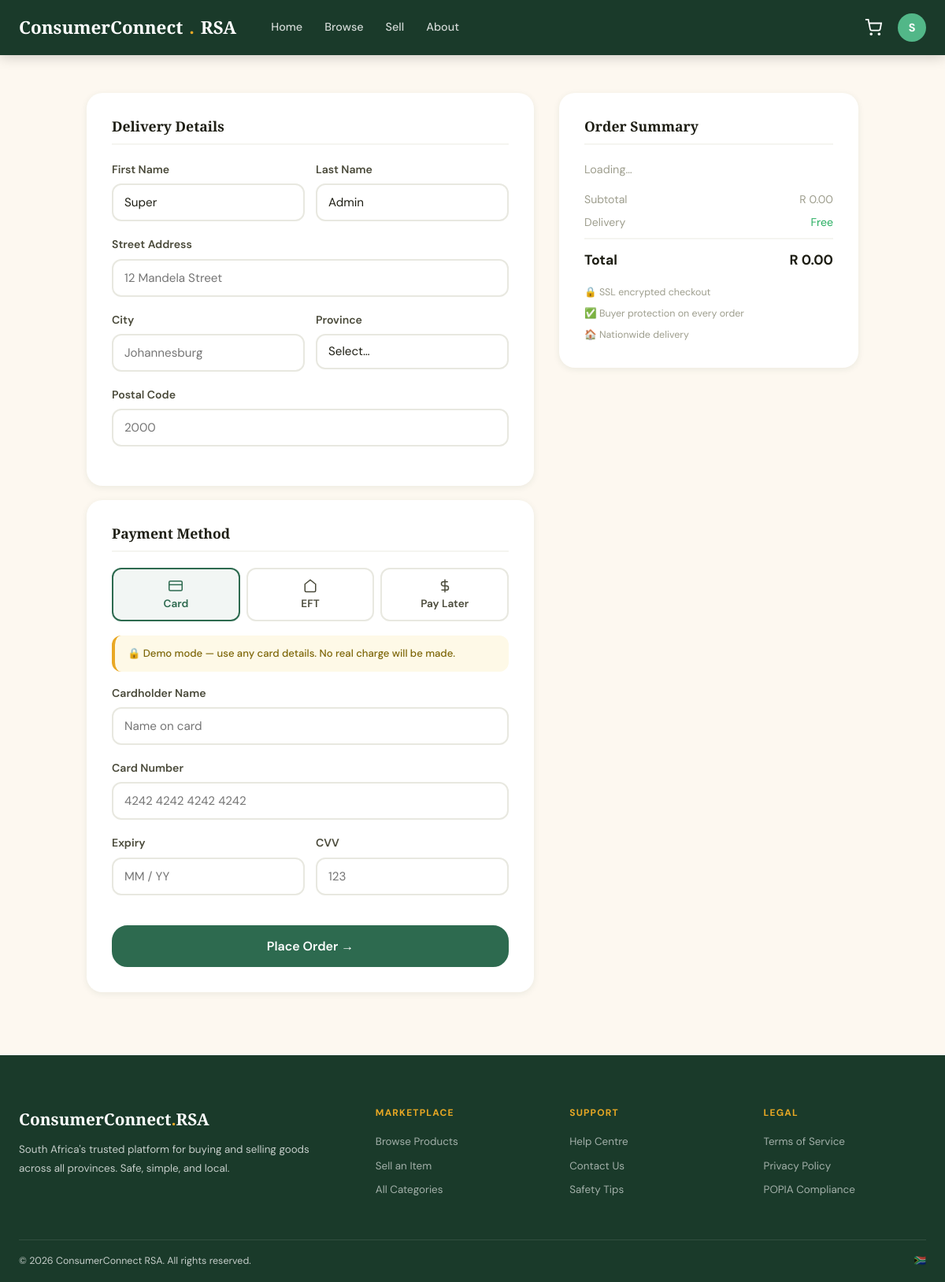
The page /checkout.php (signed in) on the database its author committed.
### tables this page shows
CREATE TABLE users (
  id            INT UNSIGNED AUTO_INCREMENT PRIMARY KEY,
  role_id       INT UNSIGNED NOT NULL DEFAULT 5,
  first_name    VARCHAR(80) NOT NULL,
  last_name     VARCHAR(80) NOT NULL,
  email         VARCHAR(191) NOT NULL UNIQUE,
  phone         VARCHAR(20),
  password_hash VARCHAR(255) NOT NULL,
  avatar        VARCHAR(255),
  province      VARCHAR(80),
  city          VARCHAR(80),
  status        ENUM('active','suspended','pending') DEFAULT 'pending',
  verified_at   TIMESTAMP NULL,
  created_at    TIMESTAMP DEFAULT CURRENT_TIMESTAMP,
  updated_at    TIMESTAMP DEFAULT CURRENT_TIMESTAMP ON UPDATE CURRENT_TIMESTAMP,
  FOREIGN KEY (role_id) REFERENCES roles(id)
);

### auth.php (called while the page is built, shortened)
<?php
require_once __DIR__ . '/config.php';
function isLoggedIn(): bool {
    return isset($_SESSION['user_id']);
}
function currentUser(): ?array {
    static $user = null;
    if ($user === null) {
        $stmt = db()->prepare(
            'SELECT u.*, r.name AS role_name
             FROM users u JOIN roles r ON u.role_id = r.id
             WHERE u.id = ?'
        );
        $stmt->execute([$_SESSION['user_id']]);
        $user = $stmt->fetch() ?: null;
    }
    return $user;
}
function h(string $s): string {
    return htmlspecialchars($s, ENT_QUOTES | ENT_HTML5, 'UTF-8');
}
?>

### config.php (called while the page is built, shortened)
<?php
function db(): PDO {
    static $pdo = null;
    if ($pdo === null) {
        $dsn = sprintf(
            'mysql:host=%s;port=%s;dbname=%s;charset=%s',
            DB_HOST, DB_PORT, DB_NAME, DB_CHARSET
        );
        $options = [
            PDO::ATTR_ERRMODE            => PDO::ERRMODE_EXCEPTION,
            PDO::ATTR_DEFAULT_FETCH_MODE => PDO::FETCH_ASSOC,
            PDO::ATTR_EMULATE_PREPARES   => false,
        ];
        try {
            $pdo = new PDO($dsn, DB_USER, DB_PASS, $options);
        } catch (PDOException $e) {
            die(json_encode(['error' => 'Database connection failed: ' . $e->getMessage()]));
        }
    }
    return $pdo;
}
?>

### checkout.php (the view, shortened to what this page needs)
<?php
require_once 'auth.php';
$user = currentUser();
?>
<!DOCTYPE html>
<html lang="en">
<head>
<link rel="stylesheet" href="css/style.css">
</head>
<body>
<?php include 'navbar.php'; ?>
<div class="container">
  <div class="checkout-wrap" id="checkoutWrap">
    <div>
      <div class="checkout-card" style="margin-bottom:18px;">
        <h2>Delivery Details</h2>
        <div class="form-row-2">
          <div class="form-group"><label class="form-label">First Name</label><input class="form-control" type="text" id="firstName" value="<?= h($user['first_name'] ?? '') ?>" placeholder="Thabo"></div>
          <div class="form-group"><label class="form-label">Last Name</label><input class="form-control" type="text" id="lastName" value="<?= h($user['last_name'] ?? '') ?>" placeholder="Nkosi"></div>
        </div>
        <div class="form-group"><label class="form-label">Street Address</label><input class="form-control" type="text" id="address" placeholder="12 Mandela Street"></div>
        <div class="form-row-2">
          <div class="form-group"><label class="form-label">City</label><input class="form-control" type="text" id="city" placeholder="Johannesburg"></div>
          <div class="form-group"><label class="form-label">Province</label>
            <select class="form-control" id="province"><option value="">Select…</option></select>
          </div>
        </div>
        <div class="form-group"><label class="form-label">Postal Code</label><input class="form-control" type="text" id="postal" placeholder="2000" maxlength="4"></div>
      </div>
      <div class="checkout-card">
        <h2>Payment Method</h2>
        <div class="pay-tabs">
          <button class="pay-tab active" onclick="switchTab('card',this)">
            <svg fill="none" stroke="currentColor" stroke-width="2" viewBox="0 0 24 24"><rect x="1" y="4" width="22" height="16" rx="2"/><line x1="1" y1="10" x2="23" y2="10"/></svg>Card
          </button>
          <button class="pay-tab" onclick="switchTab('eft',this)">
            <svg fill="none" stroke="currentColor" stroke-width="2" viewBox="0 0 24 24"><path d="M3 9l9-7 9 7v11a2 2 0 0 1-2 2H5a2 2 0 0 1-2-2z"/></svg>EFT
          </button>
          <button class="pay-tab" onclick="switchTab('payflex',this)">
            <svg fill="none" stroke="currentColor" stroke-width="2" viewBox="0 0 24 24"><line x1="12" y1="1" x2="12" y2="23"/><path d="M17 5H9.5a3.5 3.5 0 0 0 0 7h5a3.5 3.5 0 0 1 0 7H6"/></svg>Pay Later
          </button>
        </div>
        <div class="pay-panel active" id="panel-card">
          <div class="alert alert-warning" style="font-size:.82rem;">🔒 Demo mode — use any card details. No real charge will be made.</div>
          <div class="form-group"><label class="form-label">Cardholder Name</label><input class="form-control" type="text" id="cardName" placeholder="Name on card"></div>
          <div class="form-group"><label class="form-label">Card Number</label><input class="form-control" type="text" id="cardNumber" placeholder="4242 4242 4242 4242" maxlength="19" oninput="formatCard(this)"></div>
          <div class="form-row-2">
            <div class="form-group"><label class="form-label">Expiry</label><input class="form-control" type="text" id="cardExpiry" placeholder="MM / YY" maxlength="7" oninput="formatExpiry(this)"></div>
            <div class="form-group"><label class="form-label">CVV</label><input class="form-control" type="text" id="cardCvv" placeholder="123" maxlength="4"></div>
          </div>
        </div>
        <button onclick="placeOrder()" class="btn btn-primary btn-block" style="margin-top:20px;font-size:1rem;">Place Order →</button>
      </div>
    </div>
    <div>
      <div class="checkout-card" style="position:sticky;top:80px;">
        <h2>Order Summary</h2>
        <div id="summaryItems"><p style="color:var(--grey-400);font-size:.9rem">Loading…</p></div>
        <div style="margin-top:14px;">
          <div style="display:flex;justify-content:space-between;font-size:.88rem;color:var(--grey-400);margin-bottom:6px;"><span>Subtotal</span><span id="subtotal">R 0.00</span></div>
          <div style="display:flex;justify-content:space-between;font-size:.88rem;color:var(--grey-400);margin-bottom:8px;"><span>Delivery</span><span style="color:var(--success)">Free</span></div>
          <div style="display:flex;justify-content:space-between;font-size:1.1rem;font-weight:700;padding-top:12px;border-top:2px solid var(--grey-100);"><span>Total</span><span id="orderTotal">R 0.00</span></div>
        </div>
        <div style="margin-top:16px;font-size:.78rem;color:var(--grey-400);display:flex;flex-direction:column;gap:6px;">
          <span>🔒 SSL encrypted checkout</span>
          <span>✅ Buyer protection on every order</span>
          <span>🏠 Nationwide delivery</span>
        </div>
      </div>
    </div>
  </div>
</div>
<?php include 'footer.php'; ?>
</body>
</html>

### navbar.php (shortened to what this page needs)
<nav class="navbar">
  <div class="container navbar-inner">
    <a href="<?= SITE_URL ?>/index.php" class="navbar-brand">
      ConsumerConnect<span class="brand-dot">.</span>RSA
    </a>
    <div class="navbar-links" id="navLinks">
      <a href="<?= SITE_URL ?>/index.php">Home</a>
      <a href="<?= SITE_URL ?>/products.php">Browse</a>
      <a href="<?= SITE_URL ?>/sell.php">Sell</a>
      <a href="<?= SITE_URL ?>/about.php">About</a>
    </div>
    <div class="navbar-actions">
      <a href="<?= SITE_URL ?>/cart.php" class="cart-badge">
        <svg width="22" height="22" fill="none" stroke="currentColor" stroke-width="2" viewBox="0 0 24 24"><circle cx="9" cy="21" r="1"/><circle cx="20" cy="21" r="1"/><path d="M1 1h4l2.68 13.39a2 2 0 0 0 2 1.61h9.72a2 2 0 0 0 2-1.61L23 6H6"/></svg>
      </a>
      <?php if ($user): ?>
      <div class="user-menu-wrap">
        <button class="user-avatar-btn" id="avatarBtn">
          <?= strtoupper(substr($user['first_name'],0,1)) ?>
        </button>
      </div>
      <?php else: ?>
      <a href="<?= SITE_URL ?>/login.php" class="btn btn-outline" style="color:#fff;border-color:rgba(255,255,255,.4);">Login</a>
      <a href="<?= SITE_URL ?>/register.php" class="btn btn-gold btn-sm">Register</a>
      <?php endif; ?>
    </div>
  </div>
</nav>

### rows shown on the page
users: first_name "S", first_name "Super", last_name "Admin"
